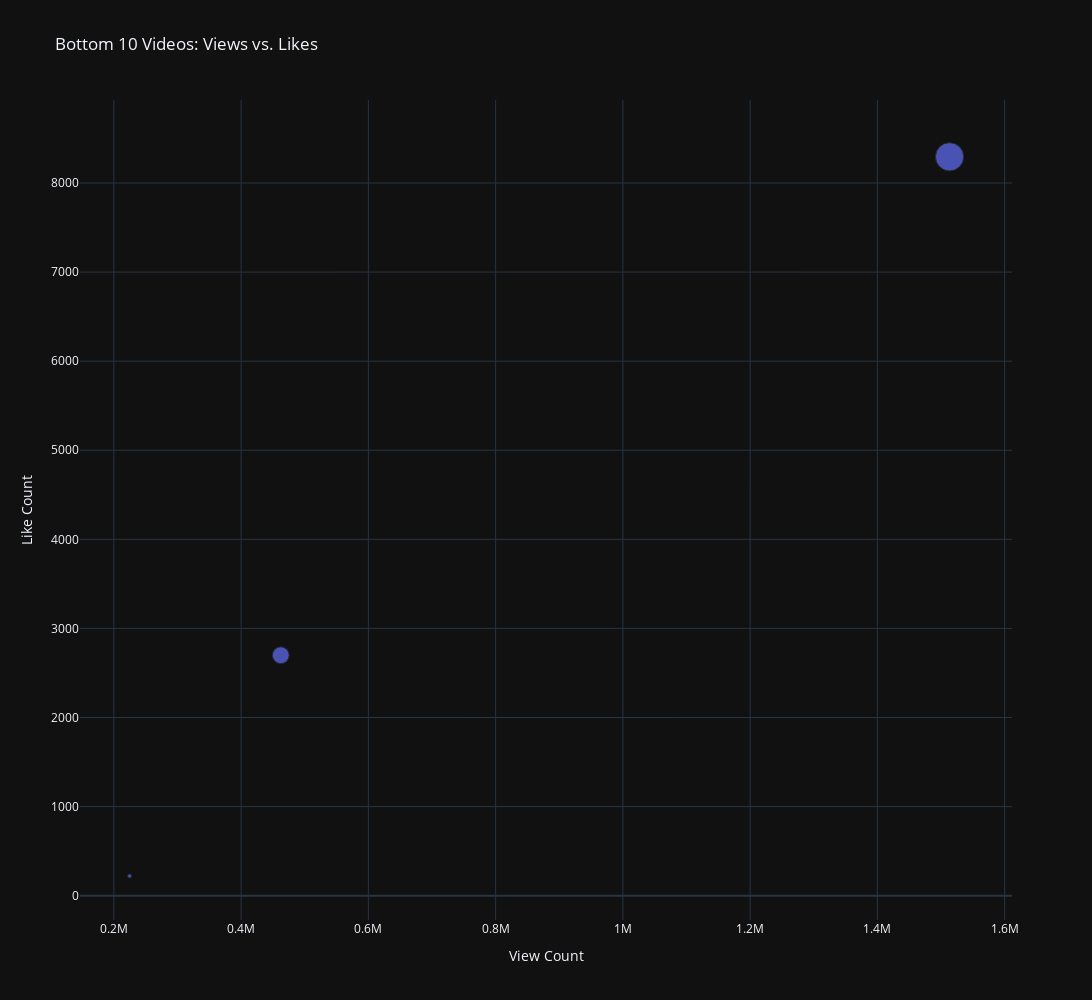

The notebook cell saved with this chart:
### Code cell
# Sort and select bottom 10 videos by view count
bottom_10_views = df.sort_values(by='viewCount', ascending=True).head(10)

# Scatter plot of bottom 10 videos to explore relationship between views and likes.
fig = px.scatter(
    bottom_10_views,
    x='viewCount',
    y='likeCount',
    size='commentCount',
    title='Bottom 10 Videos: Views vs. Likes',
    labels={'viewCount': 'View Count', 'likeCount': 'Like Count'},
    width = width,
    height = height,
    template = template
)
fig.show()

### Figure 1 — Plotly figure (JSON) as saved in the notebook; plotly's stock layout.template omitted (floating-point values rounded to 4 significant figures)
{"data": [{"hovertemplate": "View Count=%{x}<br>Like Count=%{y}<br>commentCount=%{marker.size}<extra></extra>", "legendgroup": "", "marker": {"color": "#636efa", "size": [13, 240, 681], "sizemode": "area", "sizeref": 1.702, "symbol": "circle"}, "mode": "markers", "name": "", "orientation": "v", "showlegend": false, "type": "scatter", "x": [224709, 462348, 1513503], "xaxis": "x", "y": [221, 2699, 8294], "yaxis": "y"}], "layout": {"height": 1000, "legend": {"itemsizing": "constant", "tracegroupgap": 0}, "title": {"text": "Bottom 10 Videos: Views vs. Likes"}, "width": 1600, "xaxis": {"anchor": "y", "domain": [0, 1], "title": {"text": "View Count"}}, "yaxis": {"anchor": "x", "domain": [0, 1], "title": {"text": "Like Count"}}}}
